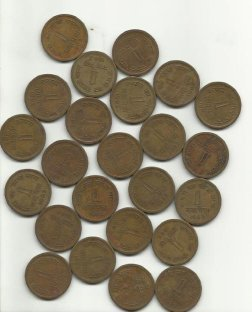
#> input picture Pattern Recognition/picture/8.2/coin.jpg, 252 x 312 px, found by its file name
$ python 8.2.py
#> lines starting #> are read from the running program, lines starting #| are printed output that depends on the picture; after the words box and inside, x2 and y2 are one past the last pixel; in counts of white or black regions, pixels touching at a corner belong together
import numpy as np
import cv2
from matplotlib import pyplot as plt

# 读取图像
img_path = 'D:\\PycharmProjects\\pythonProject\\Pattern Recognition\\picture\\8.2\\coin.jpg'
img = cv2.imread(img_path)
#> img is the input picture: shape (312, 252, 3); mean B, G, R 136.3, 153.2, 161.4

# 将图像转换为灰度图
gray = cv2.cvtColor(img, cv2.COLOR_BGR2GRAY)

# 应用阈值处理进行二值化
ret, thresh = cv2.threshold(gray, 0, 255, cv2.THRESH_BINARY_INV + cv2.THRESH_OTSU)
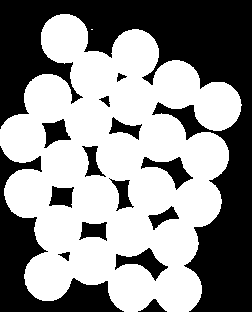
#> thresh: shape (312, 252); 55.9% white; 15 black regions, largest, box (x1, y1, x2, y2) and area: (0, 0, 252, 312) 24925, (0, 146, 124, 312) 5653, (115, 248, 168, 281) 657
#> ret = 162

# 创建形态学操作的核
kernel = np.ones((3,3), np.uint8)

# 应用开运算去噪声
opening = cv2.morphologyEx(thresh, cv2.MORPH_OPEN, kernel, iterations=2)
#> opening: shape (312, 252); 55.9% white; 15 black regions, largest, box (x1, y1, x2, y2) and area: (0, 0, 252, 312) 24935, (0, 146, 124, 312) 5653, (115, 248, 168, 281) 657

# 应用膨胀操作确定背景区域
sure_bg = cv2.dilate(opening, kernel, iterations=3)
#> sure_bg: shape (312, 252); 66.1% white; 17 black regions (5 under 20 px), largest, box (x1, y1, x2, y2) and area: (0, 0, 252, 312) 21098, (0, 155, 116, 312) 4232, (175, 109, 199, 133) 203

# 使用距离变换确定前景区域
dist_transform = cv2.distanceTransform(opening, cv2.DIST_L2, 5)
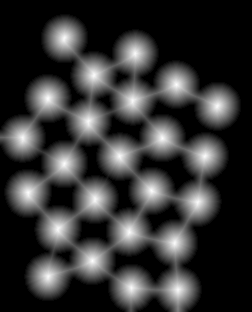
#> dist_transform: shape (312, 252) float32; min 0, max 23.97, mean 4.9; drawn with min black and max white
ret, sure_fg = cv2.threshold(dist_transform, 0.7 * dist_transform.max(), 255, 0)
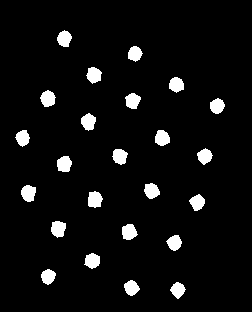
#> sure_fg: shape (312, 252) float32; 5.6% white; 24 white regions, largest, box (x1, y1, x2, y2) and area: (88, 191, 103, 208) 198, (21, 185, 36, 202) 196, (51, 221, 66, 238) 196
#> ret = 16.78

# 确定未知区域
sure_fg = np.uint8(sure_fg)
unknown = cv2.subtract(sure_bg, sure_fg)

# 连通区域标记
ret, markers = cv2.connectedComponents(sure_fg)
#> markers: shape (312, 252) int32; 25 distinct labels, from 0 to 24
#> ret = 25
markers = markers + 1
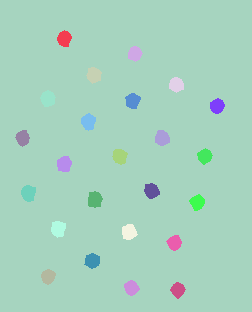
#> markers: shape (312, 252) int32; 25 distinct labels, from 1 to 25; one colour per label, 0 black
markers[unknown == 255] = 0
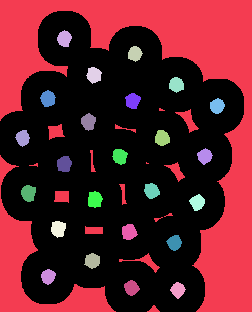
#> markers: shape (312, 252) int32; 26 distinct labels, from 0 to 25; one colour per label, 0 black

# 应用分水岭算法分割前景和背景
markers = cv2.watershed(img, markers)
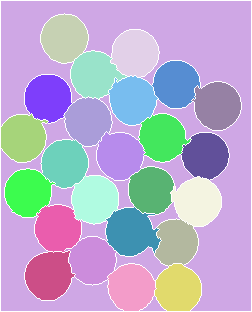
#> markers: shape (312, 252) int32; 26 distinct labels, from -1 to 25; one colour per label, 0 black, -1 white
img[markers == -1] = [255, 255, 255]  # 边界标记为白色
#> img: shape (312, 252, 3); 5.06% of pixels changed, all inside (x1, y1, x2, y2) = (0, 0, 252, 312)

# 设置图像显示
plt.figure(figsize=(20, 5))  # 设定图像大小
plt.subplot(1, 4, 1)
plt.imshow(cv2.cvtColor(cv2.imread(img_path), cv2.COLOR_BGR2RGB))
plt.title('Original Image')
plt.axis('off')

plt.subplot(1, 4, 2)
plt.imshow(cv2.cvtColor(img, cv2.COLOR_BGR2RGB))
plt.title('Segmented Image')
plt.axis('off')

plt.subplot(1, 4, 3)
plt.imshow(sure_fg, cmap='gray')
plt.title('Foreground')
plt.axis('off')

plt.subplot(1, 4, 4)
plt.imshow(dist_transform, cmap='gray')
plt.title('Distance Transform')
plt.axis('off')

plt.show()
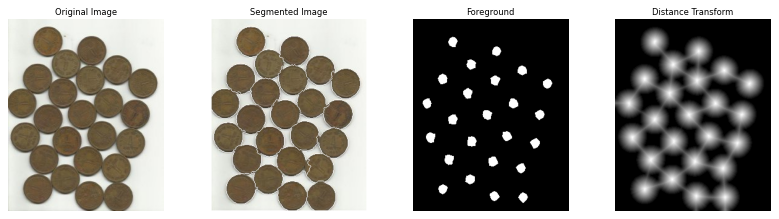
#> figure drawn by matplotlib, 4 panels
